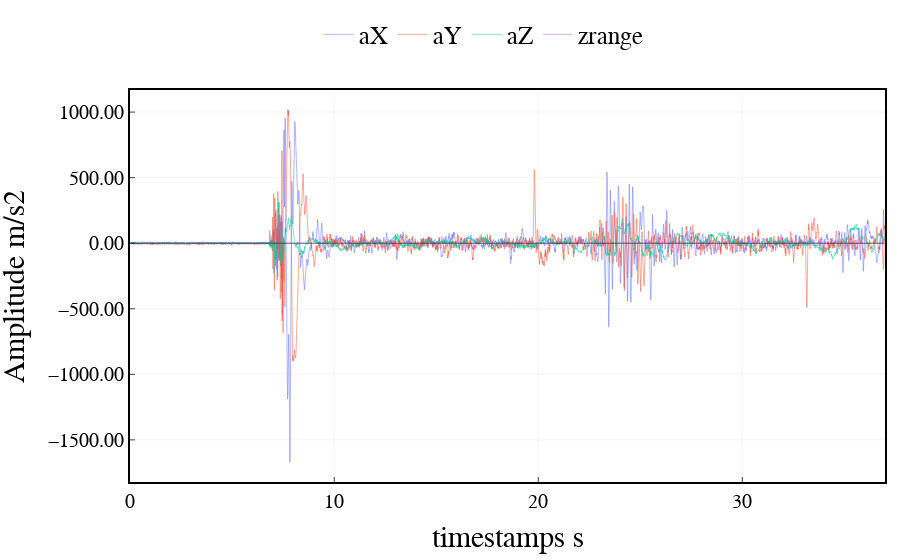

The notebook cell this image was saved under:
### Code cell
# 画图：3轴陀螺仪+高度计

import scipy.signal as signal_p

# Define filter parameters
fs = 100  # Sampling frequency
fc = 4  # Cutoff frequency
order = 6  # Filter order



# Create low-pass Butterworth filter
b, a = signal_p.butter(order, fc / (fs / 2), btype='low')

# Apply filter to signal data
signalf = signal_p.filtfilt(b, a, imu_data[:,:6], axis=0)
timestamp = imu_data[:,7]
fig = go.Figure()
fig.add_trace(go.Scatter(x=timestamp, y=imu_data[:,0],
                    mode='lines',
                    line=dict(width=0.5),
                    name='aX'))
fig.add_trace(go.Scatter(x=timestamp, y=imu_data[:,1],
                    mode='lines',
                    line=dict(width=0.5),
                    name='aY'))
fig.add_trace(go.Scatter(x=timestamp, y=imu_data[:,2],
                    mode='lines',
                    line=dict(width=0.5),
                    name='aZ'))
fig.add_trace(go.Scatter(x=timestamp, y=imu_data[:,8]/1000,
                    mode='lines',
                    line=dict(width=0.5),
                    name='zrange'))


# # Add a rectangle to the plot
# fig.add_shape(type='rect',
#               x0=0,
#               y0=-2,
#               x1=10,
#               y1=2,
#               line=dict(color='blue', width=0.5),
#             #   fillcolor='lightblue',
#               opacity=0.5)

fig.add_shape(type='line',
                x0=0,
                y0=0,
                x1=timestamp[-1].astype(float),
                y1=0,
                line=dict(color='black', width=0.5),
            #   fillcolor='lightblue',
                opacity=1)

    
    


fig.update_layout(xaxis_title='timestamps s',
                        yaxis_title='Amplitude m/s2',
                        font=dict(size=25, family='Arial', color='rgb(0, 0, 0)'),
                        margin={'l': 15, 'r': 15, 't': 15, 'b': 15},
                        # width=1000, height=400,
                        legend=dict(
                            yanchor="top",
                            y=1.2,
                            xanchor="left",
                            x = 0.25,
                            font=dict(
                                family='Arial',
                                size=25,
                                color='rgb(0, 0, 0)',
                            ),
                            orientation="h",
                            # bordercolor="Black",
                            # borderwidth=1
                        ),
                        plot_bgcolor='rgb(255,255,255)',
                        xaxis=dict(
                            showline=True,
                            linecolor='rgb(0, 0, 0)',
                            linewidth=2,
                            ticks='inside',
                            tickfont=dict(
                                family='Arial',
                                size=20,
                                color='rgb(0, 0, 0)',
                            ),
                            tick0 = 150,
                            dtick = 10,
                            gridcolor='rgb(245, 245, 245)',
                            mirror=True
                        ),
                        yaxis=dict(
                            # range = [0, 1],
                            showline=True,
                            linecolor='rgb(0, 0, 0)',
                            linewidth=2,
                            ticks='inside',
                            tickfont=dict(
                                family='Arial',
                                size=20,
                                color='rgb(0, 0, 0)',
                            ),
                            tickformat='.2f',   # y轴刻度分辨率
                            gridcolor='rgb(245, 245, 245)',
                            mirror=True
                        ),
        )

fig.show()

### Figure 1 — Plotly figure (JSON) as saved in the notebook; plotly's stock layout.template omitted (floating-point values rounded to 4 significant figures; data arrays with more than 128 entries replaced by an {"elided": "..."} marker saying what was removed)
{"data": [{"line": {"width": 0.5}, "mode": "lines", "name": "aX", "type": "scatter", "x": {"elided": "3700 float values"}, "y": {"elided": "3700 int values"}}, {"line": {"width": 0.5}, "mode": "lines", "name": "aY", "type": "scatter", "x": {"elided": "3700 float values"}, "y": {"elided": "3700 int values"}}, {"line": {"width": 0.5}, "mode": "lines", "name": "aZ", "type": "scatter", "x": {"elided": "3700 float values"}, "y": {"elided": "3700 int values"}}, {"line": {"width": 0.5}, "mode": "lines", "name": "zrange", "type": "scatter", "x": {"elided": "3700 float values"}, "y": {"elided": "3700 float values"}}], "layout": {"font": {"color": "rgb(0, 0, 0)", "family": "Arial", "size": 25}, "legend": {"font": {"color": "rgb(0, 0, 0)", "family": "Arial", "size": 25}, "orientation": "h", "x": 0.25, "xanchor": "left", "y": 1.2, "yanchor": "top"}, "margin": {"b": 15, "l": 15, "r": 15, "t": 15}, "plot_bgcolor": "rgb(255,255,255)", "shapes": [{"line": {"color": "black", "width": 0.5}, "opacity": 1, "type": "line", "x0": 0, "x1": 36.98, "y0": 0, "y1": 0}], "xaxis": {"dtick": 10, "gridcolor": "rgb(245, 245, 245)", "linecolor": "rgb(0, 0, 0)", "linewidth": 2, "mirror": true, "showline": true, "tick0": 150, "tickfont": {"color": "rgb(0, 0, 0)", "family": "Arial", "size": 20}, "ticks": "inside", "title": {"text": "timestamps s"}}, "yaxis": {"gridcolor": "rgb(245, 245, 245)", "linecolor": "rgb(0, 0, 0)", "linewidth": 2, "mirror": true, "showline": true, "tickfont": {"color": "rgb(0, 0, 0)", "family": "Arial", "size": 20}, "tickformat": ".2f", "ticks": "inside", "title": {"text": "Amplitude m/s2"}}}}
